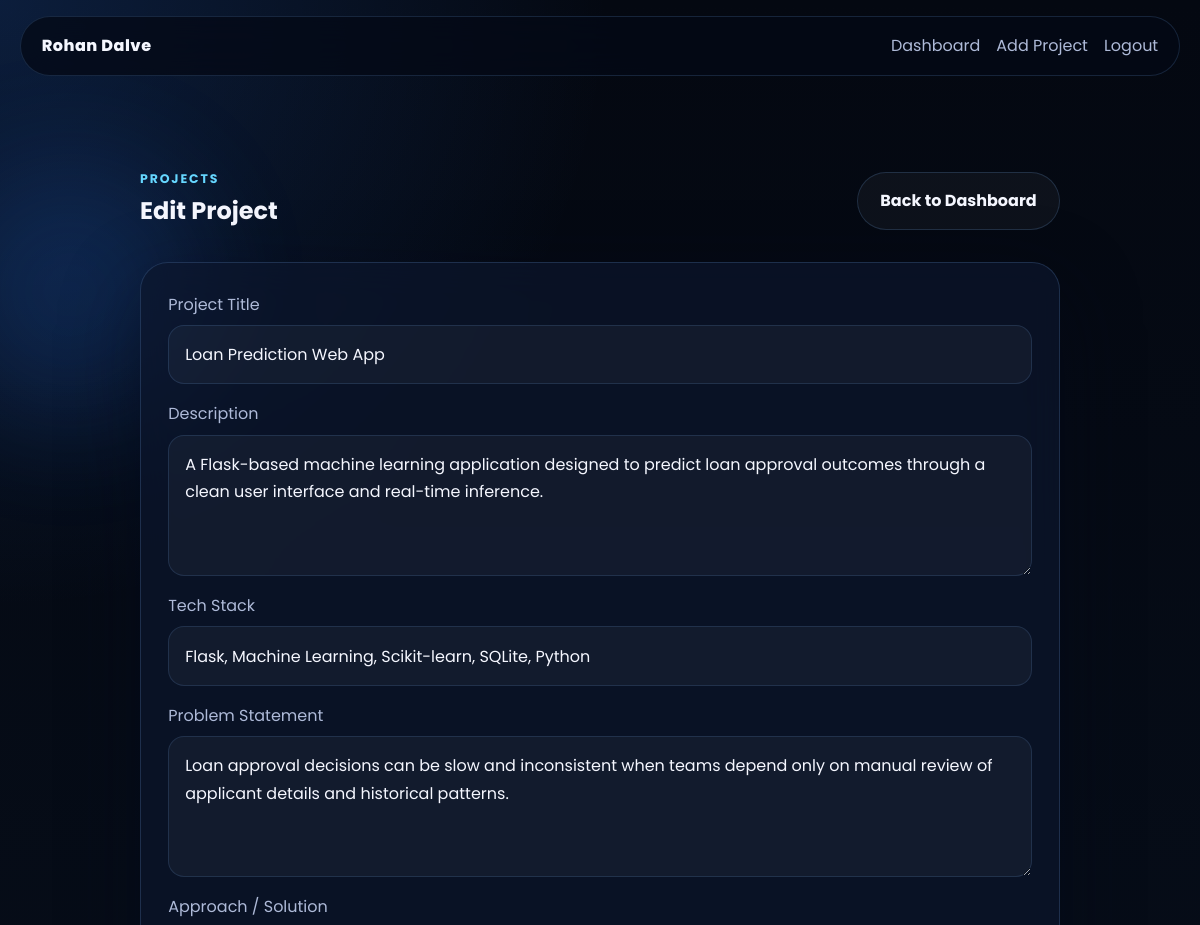
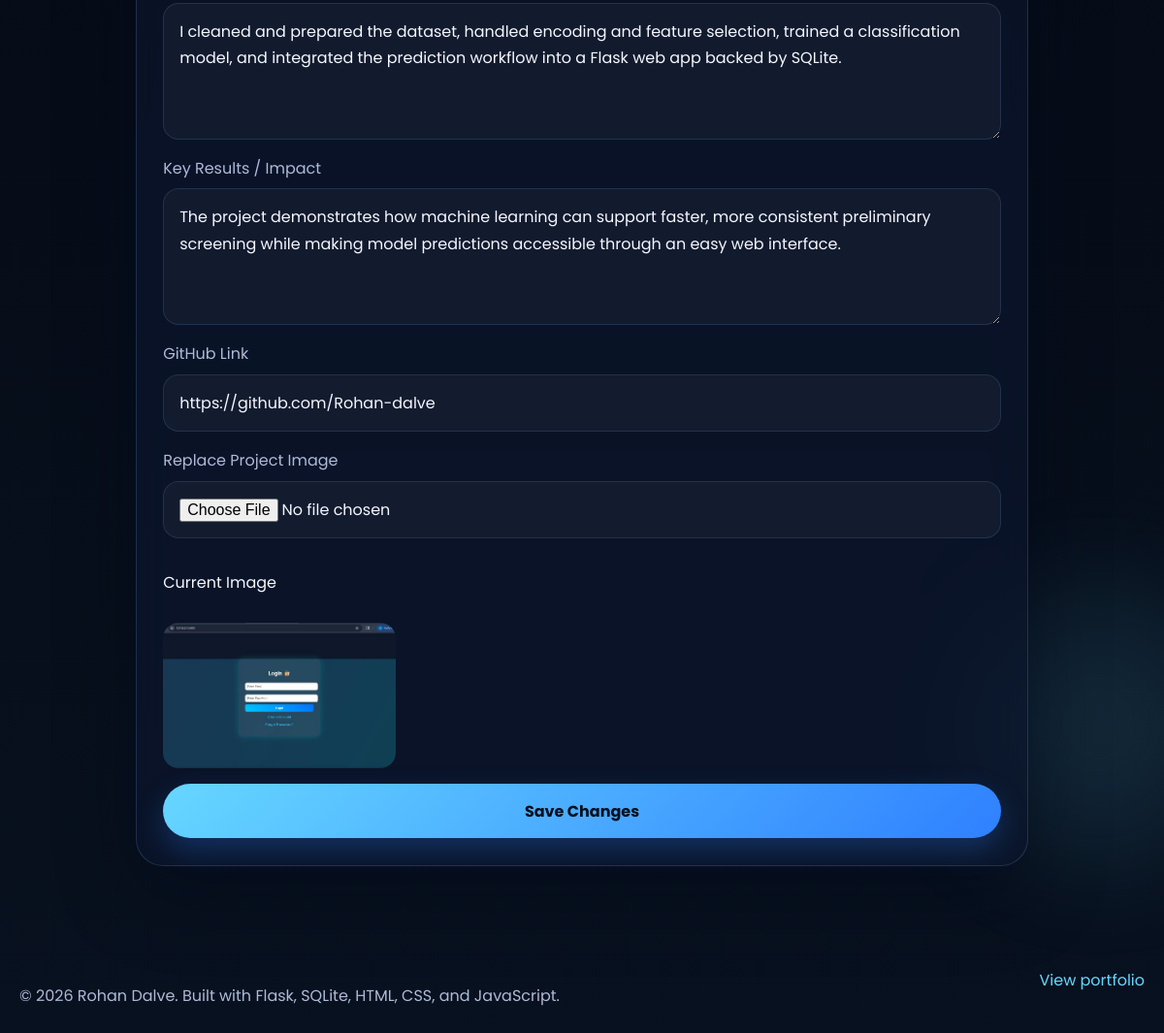
The page /edit-project/2 (signed in) on the database its author committed (2 pictures, top to bottom).
### tables this page shows
CREATE TABLE settings (
            key TEXT PRIMARY KEY,
            value TEXT NOT NULL
        );

CREATE TABLE projects (
            id INTEGER PRIMARY KEY AUTOINCREMENT,
            title TEXT NOT NULL,
            description TEXT NOT NULL,
            tech_stack TEXT NOT NULL,
            image TEXT,
            github_link TEXT
        , problem_statement TEXT, approach TEXT, impact TEXT);

### app.py (the view, shortened to what this page needs)
@app.route("/edit-project/<int:project_id>", methods=["GET", "POST"])
@admin_required
def edit_project(project_id: int):
    project = query_one("SELECT * FROM projects WHERE id = ?", (project_id,))
    if not project:
        flash("Project not found.", "error")
        return redirect(url_for("dashboard"))
    return render_template("edit_project.html", project=project)

### app.py (called while the page is built)
def get_db() -> sqlite3.Connection:
    if "db" not in g:
        g.db = sqlite3.connect(app.config["DATABASE"])
        g.db.row_factory = sqlite3.Row
    return g.db

def query_one(query: str, params: tuple = ()) -> sqlite3.Row | None:
    return get_db().execute(query, params).fetchone()

def admin_required(view_func):
    @wraps(view_func)
    def wrapped_view(*args, **kwargs):
        if not session.get("admin_logged_in"):
            flash("Please log in to access the admin dashboard.", "error")
            return redirect(url_for("admin_login"))
        return view_func(*args, **kwargs)
    return wrapped_view

@app.context_processor
def inject_globals():
    db = sqlite3.connect(app.config["DATABASE"])
    db.row_factory = sqlite3.Row
    rows = db.execute("SELECT key, value FROM settings").fetchall()
    db.close()
    site = DEFAULT_SETTINGS.copy()
    site.update({row["key"]: row["value"] for row in rows})
    return {"site": site, "current_year": datetime.now().year}

### templates/edit_project.html (shortened to what this page needs)
{% extends "base.html" %}
{% block body_class %}admin-body{% endblock %}
{% block content %}
<section class="section">
    <div class="container form-page">
        <div class="panel-header reveal">
            <div>
                <span class="section-tag">Projects</span>
                <h1>Edit Project</h1>
            </div>
            <a class="btn btn-secondary" href="{{ url_for('dashboard') }}">Back to Dashboard</a>
        </div>
        <article class="glass admin-panel reveal">
            <form class="admin-form" action="{{ url_for('edit_project', project_id=project.id) }}" method="post" enctype="multipart/form-data">
                <label>
                    Project Title
                    <input type="text" name="title" value="{{ project.title }}" required>
                </label>
                <label>
                    Description
                    <textarea name="description" rows="4" required>{{ project.description }}</textarea>
                </label>
                <label>
                    Tech Stack
                    <input type="text" name="tech_stack" value="{{ project.tech_stack }}" required>
                </label>
                <label>
                    Problem Statement
                    <textarea name="problem_statement" rows="4" required>{{ project.problem_statement or '' }}</textarea>
                </label>
                <label>
                    Approach / Solution
                    <textarea name="approach" rows="4" required>{{ project.approach or '' }}</textarea>
                </label>
                <label>
                    Key Results / Impact
                    <textarea name="impact" rows="4" required>{{ project.impact or '' }}</textarea>
                </label>
                <label>
                    GitHub Link
                    <input type="url" name="github_link" value="{{ project.github_link or '' }}">
                </label>
                <label>
                    Replace Project Image
                    <input type="file" name="image" accept=".png,.jpg,.jpeg,.webp,.gif">
                </label>
                {% if project.image %}
                <div class="current-image-preview">
                    <p>Current Image</p>
                    <img src="{{ url_for('static', filename=project.image) }}" alt="{{ project.title }}">
                </div>
                {% endif %}
                <button class="btn btn-primary" type="submit">Save Changes</button>
            </form>
        </article>
    </div>
</section>
{% endblock %}

### templates/partials/navbar.html (shortened to what this page needs)
<header class="site-header" id="top">
    <nav class="navbar container">
        <a href="{{ url_for('home') }}#hero" class="brand">{{ site.name }}</a>
        <div class="nav-links" id="nav-menu">
            {% if request.path == '/' %}
            <a href="#hero">Home</a>
            <a href="#about">About</a>
            <a href="#skills">Skills</a>
            <a href="#experience">Experience</a>
            <a href="#projects">Projects</a>
            <a href="#contact">Contact</a>
            <a class="nav-button" href="{{ url_for('static', filename='resume.pdf') }}" download>Resume</a>
            {% elif session.get('admin_logged_in') %}
            <a href="{{ url_for('dashboard') }}">Dashboard</a>
            <a href="{{ url_for('add_project') }}">Add Project</a>
            <form action="{{ url_for('logout') }}" method="post" class="nav-inline-form">
                <button type="submit" class="nav-link-button">Logout</button>
            </form>
            {% else %}
            <a href="{{ url_for('home') }}#projects">Portfolio</a>
            <a href="{{ url_for('admin_login') }}">Admin Login</a>
            {% endif %}
        </div>
    </nav>
</header>

### templates/partials/footer.html
<footer class="site-footer">
    <div class="container footer-content">
        <p>&copy; {{ current_year }} {{ site.name }}. Built with Flask, SQLite, HTML, CSS, and JavaScript.</p>
        {% if request.path == '/' %}
        <a href="#top" class="footer-link">Back to top</a>
        {% else %}
        <a href="{{ url_for('home') }}" class="footer-link">View portfolio</a>
        {% endif %}
    </div>
</footer>

### static/css/style.css (style rules this page uses)
:root { --bg: #050816; --bg-alt: #091225; --panel: rgba(12, 22, 45, 0.7); --panel-strong: rgba(16, 29, 58, 0.9); --panel-soft: rgba(255, 255, 255, 0.06); --border: rgba(120, 182, 255, 0.18); --text: #f5f7ff; --muted: #aebad8; --primary: #66d7ff; --primary-strong: #2f80ff; --success: #44d3a3; --danger: #ff6b8f; --shadow: 0 26px 80px rgba(1, 9, 24, 0.45); --radius-lg: 28px; --radius-md: 20px; --radius-sm: 16px; --container: min(1160px, calc(100% - 2rem)); }
*, *::before, *::after { box-sizing: border-box; }
html { scroll-behavior: smooth; }
body { margin: 0; font-family: "Poppins", sans-serif; background: radial-gradient(circle at top left, rgba(47, 128, 255, 0.24), transparent 28%), radial-gradient(circle at bottom right, rgba(102, 215, 255, 0.15), transparent 24%), linear-gradient(180deg, #030711 0%, #07111f 100%); color: var(--text); line-height: 1.7; overflow-x: hidden; }
body.admin-body { background: radial-gradient(circle at top left, rgba(47, 128, 255, 0.18), transparent 26%), linear-gradient(180deg, #040811 0%, #08111f 100%); }
a { color: inherit; text-decoration: none; }
button, input, textarea { font: inherit; }
img { display: block; max-width: 100%; }
.container { width: var(--container); margin: 0 auto; }
.section { padding: 5.5rem 0; }
.glass { background: var(--panel); border: 1px solid var(--border); border-radius: var(--radius-lg); box-shadow: var(--shadow); backdrop-filter: blur(18px); -webkit-backdrop-filter: blur(18px); }
.section-heading h1, .section-heading h2, .panel-header h1, .panel-header h2, .admin-auth-intro h1, .dashboard-hero__content h1 { margin: 0.4rem 0 0.85rem; line-height: 1.15; }
.section-tag, .eyebrow, .project-stack { color: var(--primary); text-transform: uppercase; letter-spacing: 0.15em; font-size: 0.78rem; font-weight: 700; }
.site-header { position: sticky; top: 0; z-index: 30; padding-top: 1rem; }
.navbar { display: flex; align-items: center; justify-content: space-between; gap: 1rem; padding: 0.95rem 1.3rem; background: rgba(4, 10, 22, 0.78); border: 1px solid rgba(120, 182, 255, 0.16); border-radius: 999px; backdrop-filter: blur(18px); }
.brand { font-weight: 800; letter-spacing: 0.03em; }
.nav-links { display: flex; align-items: center; gap: 1rem; }
.nav-links a, .nav-button, .nav-link-button { color: var(--muted); transition: color 0.25s ease, opacity 0.25s ease, transform 0.25s ease; }
.nav-inline-form { margin: 0; }
.nav-link-button { padding: 0; background: transparent; border: 0; cursor: pointer; }
.btn { display: inline-flex; align-items: center; justify-content: center; gap: 0.45rem; min-height: 48px; padding: 0.9rem 1.4rem; border: 0; border-radius: 999px; font-weight: 700; cursor: pointer; transition: transform 0.25s ease, box-shadow 0.25s ease, background 0.25s ease, border-color 0.25s ease; }
.btn-primary { background: linear-gradient(135deg, var(--primary), var(--primary-strong)); color: #04101e; box-shadow: 0 12px 30px rgba(47, 128, 255, 0.28); }
.btn-secondary { background: rgba(255, 255, 255, 0.04); color: var(--text); border: 1px solid var(--border); }
.about-panel, .contact-panel, .admin-panel { padding: 1.7rem; }
.project-card__media img, .admin-project-card__image img, .current-image-preview img { width: 100%; height: 100%; object-fit: cover; }
.contact-form, .admin-form { display: grid; gap: 1rem; }
.contact-form label, .admin-form label { display: grid; gap: 0.45rem; color: var(--muted); }
.contact-form input, .contact-form textarea, .admin-form input, .admin-form textarea, .admin-list-item input { width: 100%; padding: 0.95rem 1rem; color: var(--text); background: rgba(255, 255, 255, 0.04); border: 1px solid rgba(120, 182, 255, 0.14); border-radius: 16px; outline: none; }
.panel-header { display: flex; align-items: center; justify-content: space-between; gap: 1rem; margin-bottom: 1.5rem; }
.form-page { max-width: 920px; }
.current-image-preview { display: grid; gap: 0.75rem; }
.current-image-preview img { max-width: 240px; aspect-ratio: 16 / 10; border-radius: 16px; overflow: hidden; }
.site-footer { padding: 1rem 0 2rem; }
.footer-content { display: flex; justify-content: space-between; gap: 1rem; color: var(--muted); }
.footer-link { color: var(--primary); }
.reveal { opacity: 0; transform: translateY(26px); transition: opacity 0.65s ease, transform 0.65s ease; }
.reveal.visible { opacity: 1; transform: translateY(0); }

### rows shown on the page
settings: name "Rohan Dalve"
projects: title "Loan Prediction Web App", description "A Flask-based machine learning application designed to predict loan approval outcomes through a clean user interface and real-time inference.", tech_stack "Flask, Machine Learning, Scikit-learn, SQLite, Python", problem_statement "Loan approval decisions can be slow and inconsistent when teams depend only on manual review of applicant details and historical patterns.", approach "I cleaned and prepared the dataset, handled encoding and feature selection, trained a classification model, and integrated the prediction workflow into a Flask web app backed by SQLite.", impact "The project demonstrates how machine learning can support faster, more consistent preliminary screening while making model predictions accessible through an easy web interface.", github_link "https://github.com/Rohan-dalve", image (picture)
